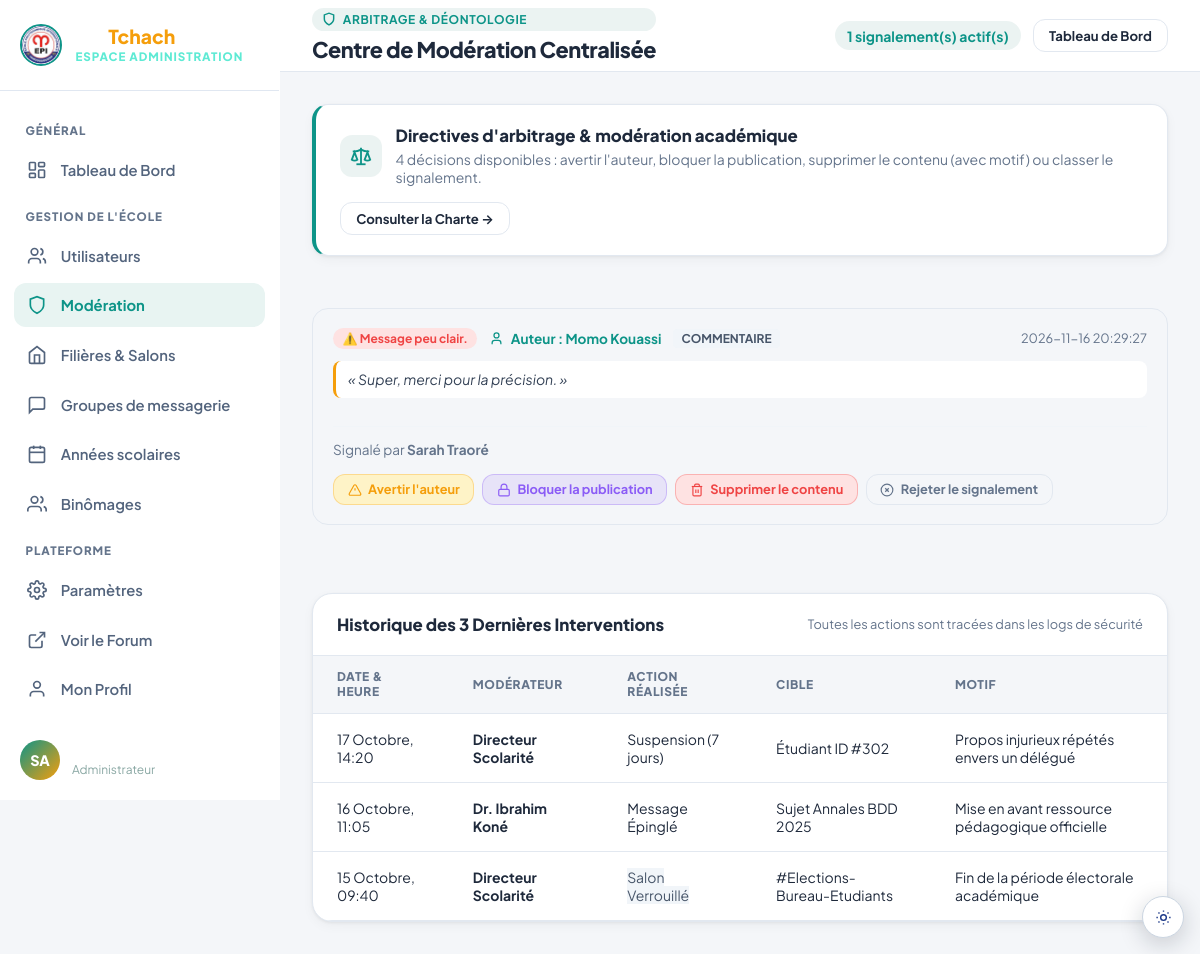
/admin/moderation (signed in), run on the app's committed database.
### tables this page shows
CREATE TABLE signalements (
    id               INT UNSIGNED AUTO_INCREMENT PRIMARY KEY,
    auteur_id        INT UNSIGNED NOT NULL,
    type_cible       ENUM('publication','commentaire') NOT NULL,
    cible_id         INT UNSIGNED NOT NULL,
    motif            TEXT NOT NULL,
    statut           ENUM('en_attente','traite','rejete') NOT NULL DEFAULT 'en_attente',
    traite_par       INT UNSIGNED DEFAULT NULL,
    date_signalement DATETIME NOT NULL DEFAULT CURRENT_TIMESTAMP,
    date_traitement  DATETIME DEFAULT NULL,
    FOREIGN KEY (auteur_id) REFERENCES utilisateurs(id) ON DELETE CASCADE,
    FOREIGN KEY (traite_par) REFERENCES utilisateurs(id) ON DELETE SET NULL
);

CREATE TABLE utilisateurs (
    id                  INT UNSIGNED AUTO_INCREMENT PRIMARY KEY,
    nom                 VARCHAR(100) NOT NULL,
    prenom              VARCHAR(100) NOT NULL,
    email               VARCHAR(150) NOT NULL UNIQUE,
    mot_de_passe        VARCHAR(255) NOT NULL,
    avatar_url          VARCHAR(255) DEFAULT NULL,
    biographie          TEXT DEFAULT NULL,
    filiere_id          INT UNSIGNED DEFAULT NULL,
    annee               TINYINT UNSIGNED DEFAULT NULL,
    annee_scolaire_id   INT UNSIGNED DEFAULT NULL,
    modules_enseignes   TEXT DEFAULT NULL,
    role                ENUM('etudiant','professeur','administrateur') NOT NULL DEFAULT 'etudiant',
    est_actif           BOOLEAN NOT NULL DEFAULT TRUE,
    date_inscription    DATETIME NOT NULL DEFAULT CURRENT_TIMESTAMP,
    derniere_connexion  DATETIME DEFAULT NULL,
    derniere_activite   DATETIME DEFAULT NULL,
    FOREIGN KEY (filiere_id) REFERENCES filieres(id) ON DELETE SET NULL,
    FOREIGN KEY (annee_scolaire_id) REFERENCES annees_scolaires(id) ON DELETE SET NULL
);

### resources/views/desktop/admin/moderation.php (the view, shortened to what the rows shown need)
<?php
$base = isset($baseUrl) ? $baseUrl : '';
$asset = isset($assetBase) ? $assetBase : (isset($baseUrl) ? $baseUrl . '/public/assets' : '/public/assets');
?>
<!DOCTYPE html>
<html lang="fr">
<head>
  <link rel="stylesheet" href="<?= $asset ?>/css/desktop/admin.css" />
  <?php include ROOT_PATH . '/resources/views/partials/theme-head.php'; ?>
</head>
<body data-base-url="<?= htmlspecialchars($base, ENT_QUOTES, 'UTF-8') ?>">
  <div class="admin-wrapper">
    <main class="admin-main-area">
      <header class="admin-topbar">
        <div class="topbar-left">
          <h1 class="page-title">Centre de Modération Centralisée</h1>
        </div>
      </header>
      <div class="admin-content">
        <div id="reportsListContainer" style="display:flex; flex-direction:column; gap:1.5rem;">
          <?php if (empty($reports)): ?>
            <div id="noReportsCard" class="admin-card" style="text-align:center; padding:3rem 1.5rem; color:var(--admin-muted);">
              <svg width="48" height="48" viewBox="0 0 24 24" fill="none" stroke="currentColor" stroke-width="1.5" style="margin:0 auto 0.75rem; display:block; opacity:0.6;"><circle cx="12" cy="12" r="10"/><path d="m9 12 2 2 4-4"/></svg>
              <h3 style="font-size:1.1rem; font-weight:800; color:var(--admin-dark); margin:0 0 0.5rem 0;">Aucun signalement en attente</h3>
              <p style="font-size:0.9rem; margin:0;">Aucun contenu ne nécessite actuellement une intervention de modération.</p>
            </div>
          <?php else: ?>
            <?php foreach ($reports as $r):
              $authorName = !empty($r['cible_auteur_nom']) && $r['cible_auteur_nom'] !== 'Inconnu'
                  ? $r['cible_auteur_nom']
                  : (!empty($r['auteur_nom']) ? $r['auteur_nom'] : 'Auteur inconnu');
              $reporterName = trim(($r['signaleur_prenom'] ?? '') . ' ' . ($r['signaleur_nom'] ?? 'Membre'));
              $targetType = $r['type_cible'] ?? 'publication';
              $targetTitle = $r['cible_titre'] ?? ($targetType === 'publication' ? 'Publication' : 'Commentaire');
              $targetContent = $r['cible_contenu'] ?? $r['message_contenu'] ?? 'Contenu non disponible';
            ?>
            <div class="report-card" data-report-id="<?= (int)$r['id'] ?>" data-target-type="<?= htmlspecialchars($targetType) ?>">
              <div class="report-header">
                <div style="display:flex; align-items:center; gap:0.75rem; flex-wrap:wrap;">
                  <span class="report-reason-badge">⚠️ <?= htmlspecialchars($r['raison'] ?? 'Signalement') ?></span>
                  <span style="font-size:0.85rem; font-weight:700; color:var(--admin-primary); display:inline-flex; align-items:center; gap:0.4rem;">
                    <svg width="15" height="15" viewBox="0 0 24 24" fill="none" stroke="currentColor" stroke-width="2"><path d="M19 21v-2a4 4 0 0 0-4-4H9a4 4 0 0 0-4 4v2"/><circle cx="12" cy="7" r="4"/></svg>
                    Auteur : <?= htmlspecialchars($authorName) ?>
                  </span>
                  <span style="font-size:0.75rem; background:#f1f5f9; color:#475569; padding:0.15rem 0.5rem; border-radius:4px; font-weight:700; text-transform:uppercase;">
                    <?= htmlspecialchars($targetType) ?>
                  </span>
                </div>
                <span style="font-size:0.8rem; color:var(--admin-muted);"><?= htmlspecialchars($r['created_at'] ?? 'Récemment') ?></span>
              </div>
              <div class="report-content-preview">
                <div style="color:#334155; line-height:1.5;">
                  « <?= htmlspecialchars($targetContent) ?> »
                </div>
              </div>
              <div class="report-footer" style="display:flex; flex-wrap:wrap; align-items:center; justify-content:space-between; gap:1rem; margin-top:1rem; padding-top:0.85rem; border-top:1px solid #f1f5f9;">
                <div>
                  <span style="color:var(--admin-muted); font-size:0.85rem;">
                    Signalé par <strong><?= htmlspecialchars($reporterName) ?></strong>
                  </span>
                </div>
                <div class="action-buttons" style="display:flex; flex-wrap:wrap; gap:0.5rem; align-items:center;">
                  <button type="button"
                          class="btn-mod-action btn-mod-warn"
                          data-report-id="<?= (int)$r['id'] ?>"
                          data-action="avertiAuteur"
                          data-author="<?= htmlspecialchars($authorName) ?>"
                          data-title="<?= htmlspecialchars($targetTitle) ?>"
                          title="avertiAuteur() : Notifie l'auteur et clôture le signalement">
                    <svg width="14" height="14" viewBox="0 0 24 24" fill="none" stroke="currentColor" stroke-width="2"><path d="m21.73 18-8-14a2 2 0 0 0-3.48 0l-8 14A2 2 0 0 0 4 21h16a2 2 0 0 0 1.73-3Z"/><line x1="12" y1="9" x2="12" y2="13"/><line x1="12" y1="17" x2="12.01" y2="17"/></svg>
                    Avertir l'auteur
                  </button>
                  <button type="button"
                          class="btn-mod-action btn-mod-lock"
                          data-report-id="<?= (int)$r['id'] ?>"
                          data-action="bloquerPublication"
                          data-author="<?= htmlspecialchars($authorName) ?>"
                          data-title="<?= htmlspecialchars($targetTitle) ?>"
                          title="bloquerPublication() : Verrouille la publication, notifie l'auteur et clôture le signalement">
                    <svg width="14" height="14" viewBox="0 0 24 24" fill="none" stroke="currentColor" stroke-width="2"><rect width="18" height="11" x="3" y="11" rx="2" ry="2"/><path d="M7 11V7a5 5 0 0 1 10 0v4"/></svg>
                    Bloquer la publication
                  </button>
                  <button type="button"
                          class="btn-mod-action btn-mod-delete"
                          data-report-id="<?= (int)$r['id'] ?>"
                          data-action="supprimerContenu"
                          data-author="<?= htmlspecialchars($authorName) ?>"
                          data-title="<?= htmlspecialchars($targetTitle) ?>"
                          title="supprimerContenu() : Supprime le post en BD, notifie l'auteur du motif et clôture tous les signalements liés">
                    <svg width="14" height="14" viewBox="0 0 24 24" fill="none" stroke="currentColor" stroke-width="2"><path d="M3 6h18"/><path d="M19 6v14c0 1-1 2-2 2H7c-1 0-2-1-2-2V6"/><path d="M8 6V4c0-1 1-2 2-2h4c1 0 2 1 2 2v2"/><line x1="10" y1="11" x2="10" y2="17"/><line x1="14" y1="11" x2="14" y2="17"/></svg>
                    Supprimer le contenu
                  </button>
                  <button type="button"
                          class="btn-mod-action btn-mod-reject"
                          data-report-id="<?= (int)$r['id'] ?>"
                          data-action="rejeterSignalement"
                          data-author="<?= htmlspecialchars($authorName) ?>"
                          data-title="<?= htmlspecialchars($targetTitle) ?>"
                          title="rejeterSignalement() : Statut 'rejeté' — Si 0 signalement restant: est_signale = 0">
                    <svg width="14" height="14" viewBox="0 0 24 24" fill="none" stroke="currentColor" stroke-width="2"><circle cx="12" cy="12" r="10"/><path d="m15 9-6 6"/><path d="m9 9 6 6"/></svg>
                    Rejeter le signalement
                  </button>
                </div>
              </div>
            </div>
            <?php endforeach; ?>
          <?php endif; ?>
        </div>
        <div class="admin-card" style="margin-top:2.5rem;">
          <div class="card-header-flex">
            <h2 class="card-title">Historique des 3 Dernières Interventions</h2>
          </div>
          <div class="table-responsive">
            <table class="admin-table">
              <thead>
                <tr>
                  <th>Date & Heure</th>
                  <th>Modérateur</th>
                  <th>Action Réalisée</th>
                  <th>Cible</th>
                  <th>Motif</th>
                </tr>
              </thead>
            </table>
          </div>
        </div>
      </div>
    </main>
  </div>
</body>
</html>

### data on the page
signalements: motif "Message peu clair.", authorName "Momo Kouassi", type_cible "COMMENTAIRE", date_signalement "2026-11-16 20:29:27", targetContent "Super, merci pour la précision.", auteur.nom "Sarah Traoré"

### other printed values
$adminAvatar "SA"
$adminRole "Administrateur"
count($reports ?? []) "1"
